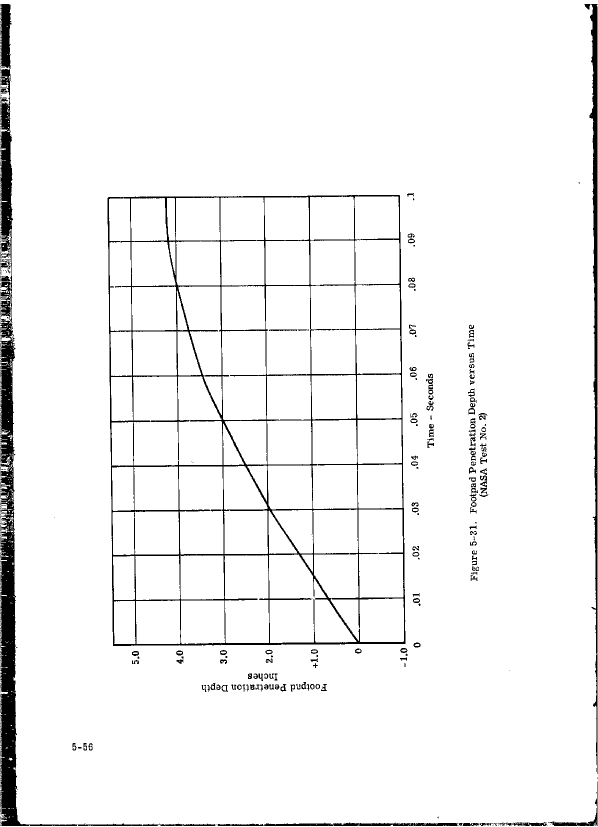
#> input picture img/1968/p0336.png, 1196 x 1653 px, found by its file name (shown at 1/2 size)
$ python eye_checks.py
#> lines starting #> are read from the running program, lines starting #| are printed output that depends on the picture; after the words box and inside, x2 and y2 are one past the last pixel; in counts of white or black regions, pixels touching at a corner belong together
"""calibration-eye-checks.csv for Figure 5-31 (reader helper).

The printed strings were read by eye on zoomed crops of p0336.png (crops/ylab-*.png, crops/xlab-*.png). This
script measures each label's ink extent on the page and the fitted line's position at the label, so the
check that each label sits on the line it is anchored to is recorded with numbers. The figure is printed
sideways: the time labels stand to the right of the right frame (u about 2220 to 2300), centered on their
horizontal page lines; the depth labels stand below the bottom frame (v about 3535 to 3645), centered on
their vertical page lines.
"""
import csv, json
from pathlib import Path
import numpy as np
from PIL import Image

ws = Path(__file__).resolve().parents[3]
g = np.asarray(Image.open(ws / "packet" / "p0336.png").convert("L")) < 128
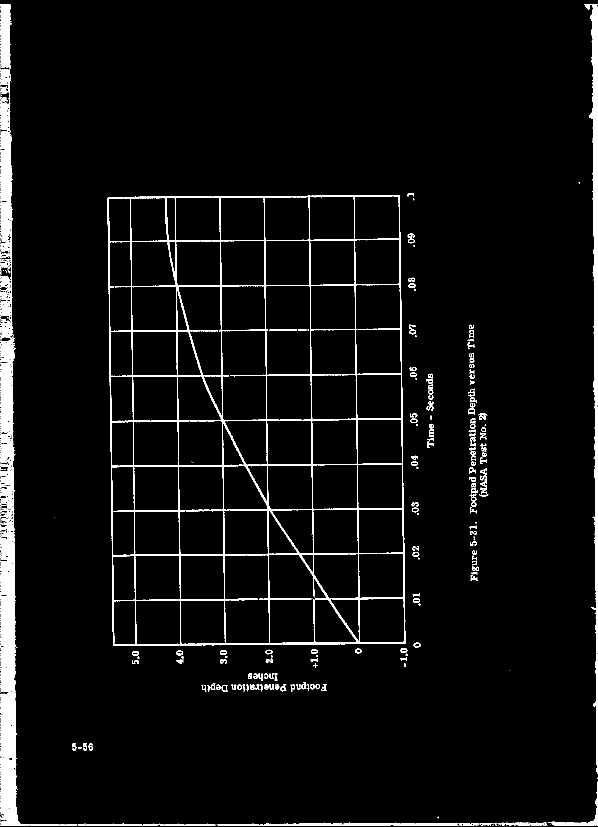
#> g: shape (1653, 1196) bool (shown at 1/2 size); 4.7% white; 319 white regions (174 under 20 px), largest, box (x1, y1, x2, y2) and area: (1, 8, 154, 1652) 35304, (215, 390, 811, 1292) 34931, (1169, 8, 1195, 1548) 9641
#> (the run stopped early here; a loop or call above may not have finished)

$ run again, with img/1968/p0027.png copied over img/1968/p0336.png
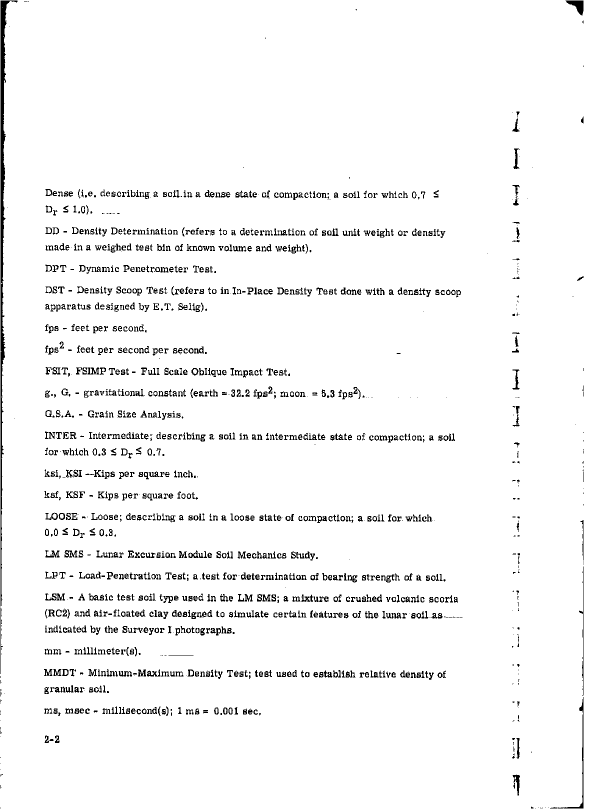
#> input picture img/1968/p0027.png, 1178 x 1618 px, found by its file name (shown at 1/2 size)
#> `g = np.asarray(Image.open(ws / "packet" / "p0336.png").convert("L")) <..`:
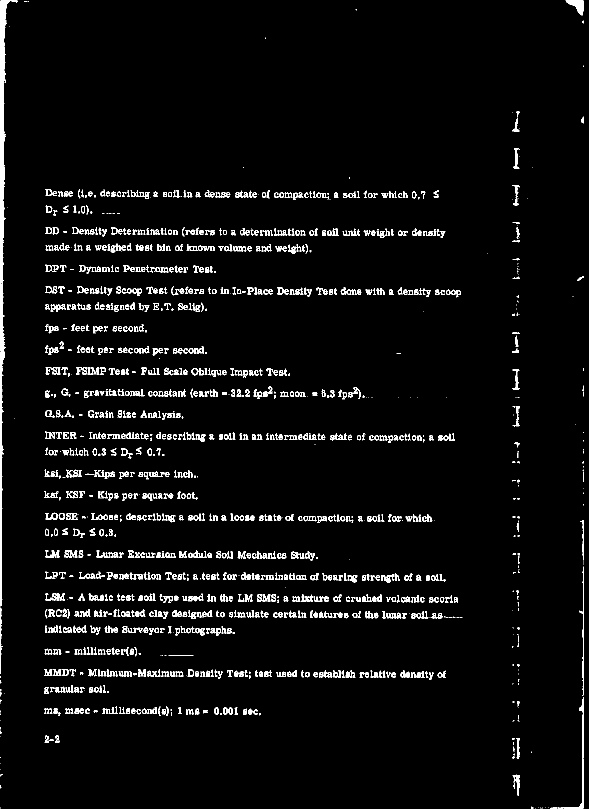
#> g: shape (1618, 1178) bool (shown at 1/2 size); 3.9% white in thin lines or dots

$ run again, with img/1968/p0037.png copied over img/1968/p0336.png
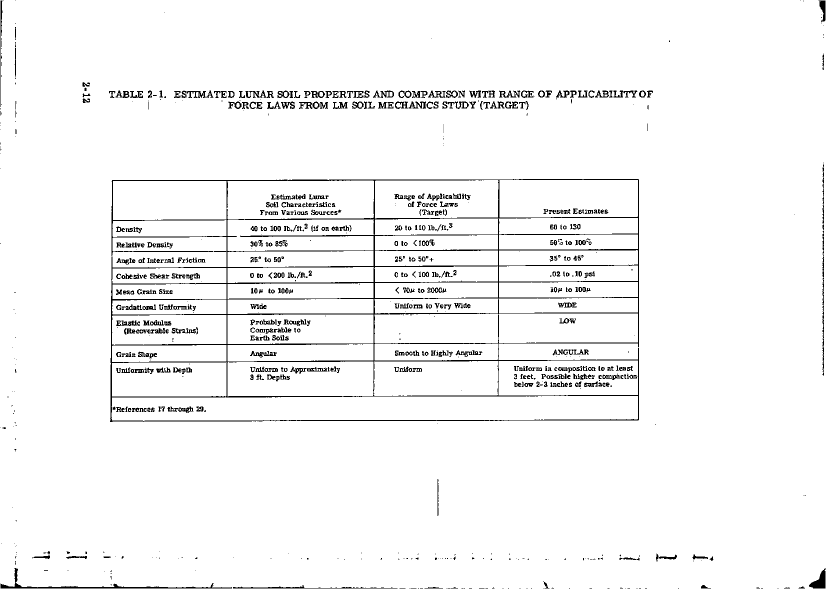
#> input picture img/1968/p0037.png, 1653 x 1178 px, found by its file name (shown at 1/2 size)
#> `g = np.asarray(Image.open(ws / "packet" / "p0336.png").convert("L")) <..`:
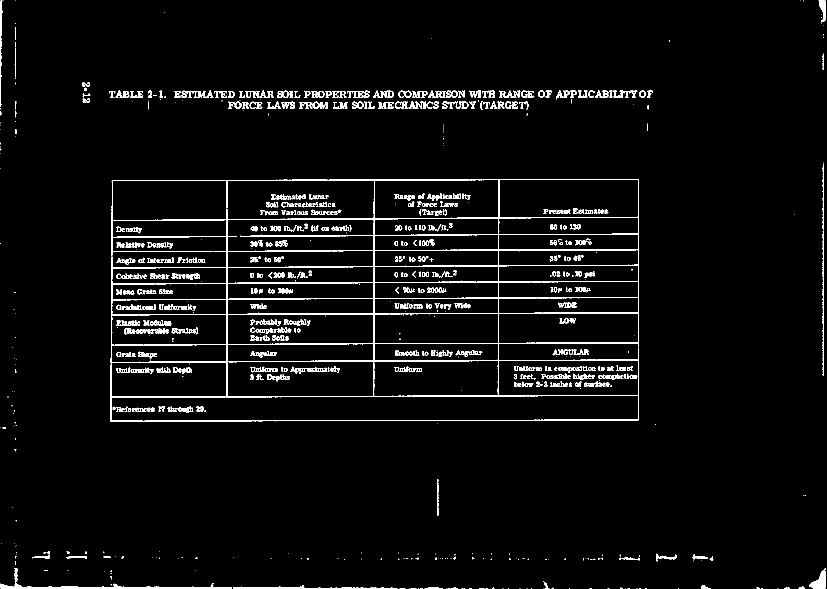
#> g: shape (1178, 1653) bool (shown at 1/2 size); 3.8% white in thin lines or dots

$ run again, with img/1968/p0039.png copied over img/1968/p0336.png
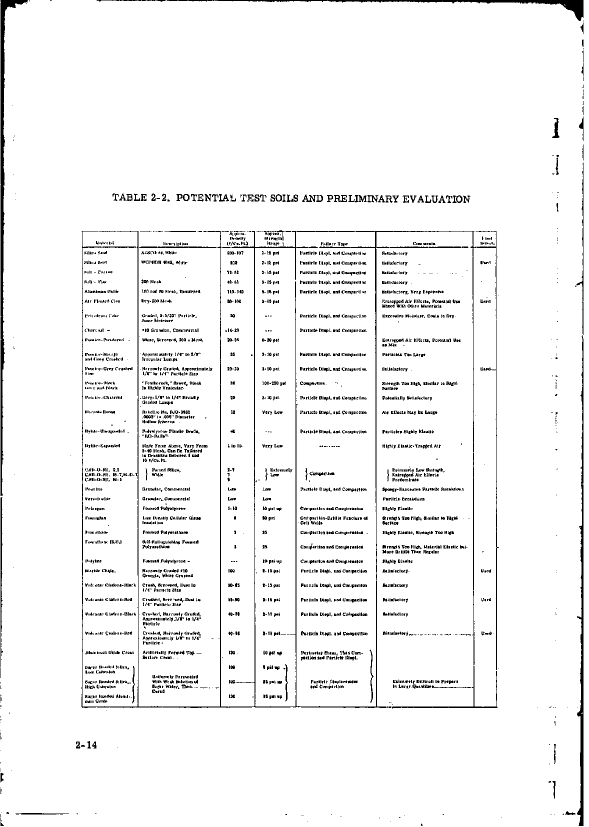
#> input picture img/1968/p0039.png, 1178 x 1653 px, found by its file name (shown at 1/2 size)
#> `g = np.asarray(Image.open(ws / "packet" / "p0336.png").convert("L")) <..`:
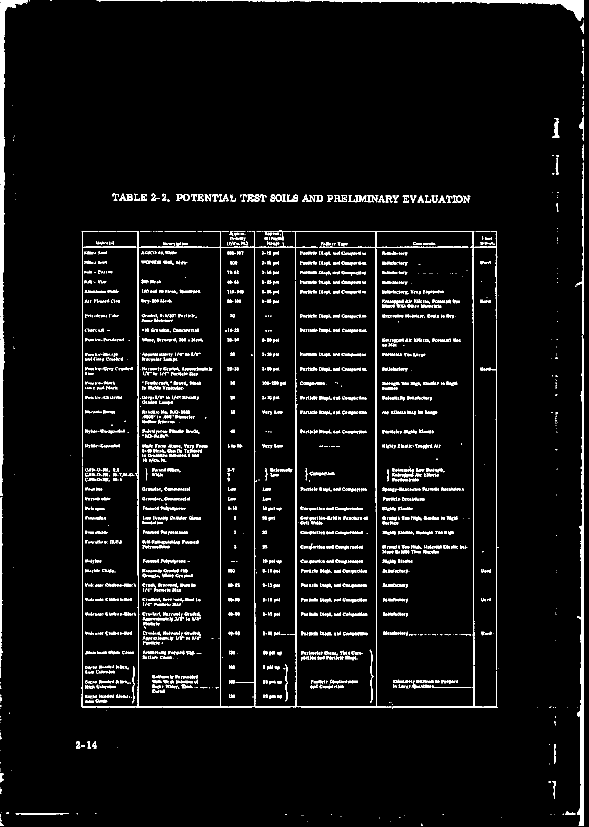
#> g: shape (1653, 1178) bool (shown at 1/2 size); 4.9% white in thin lines or dots
